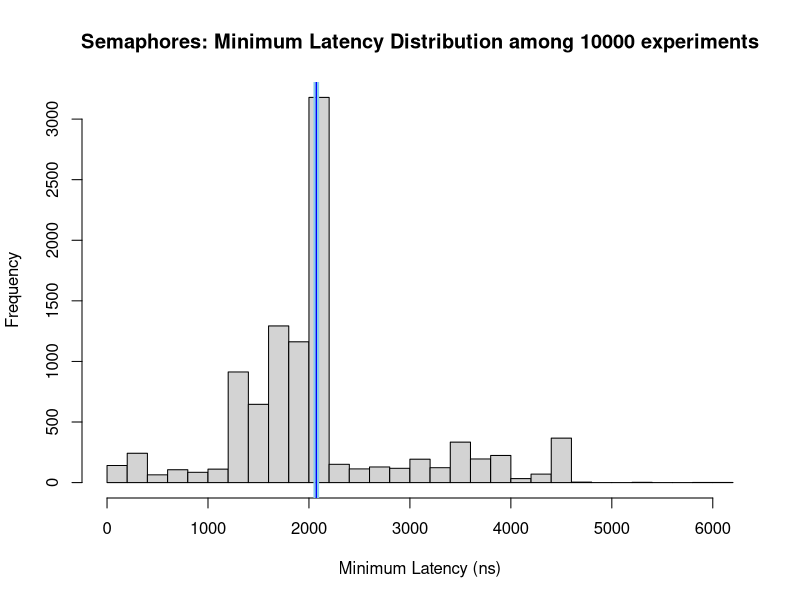

Reproduce this figure in R.
# Set working directory.
setwd("/home/fabian/programming/operating-systems/portfolio2/statistics")

# Read the latencies from the text file
latencies <- as.numeric(readLines("../aufgabe2/latencies.txt"))

# Summary statistics
summary(latencies)

# Compute mean and 95% confidence interval
results <- t.test(latencies, conf.level = 0.95)

mean_latency <- results$estimate
ci_lower <- results$conf.int[1]
ci_upper <- results$conf.int[2]


# Plot the distribution
hist(latencies, main = paste0("Semaphores: Minimum Latency Distribution among ", length(latencies), " experiments"), xlab = "Minimum Latency (ns)", breaks = 30)

# Plot mean and confidence interval
abline(v = mean_latency, col = "blue", lwd = 2)
abline(v = ci_upper, col = "skyblue", lwd = 2)
abline(v = ci_lower, col = "skyblue", lwd = 2)
